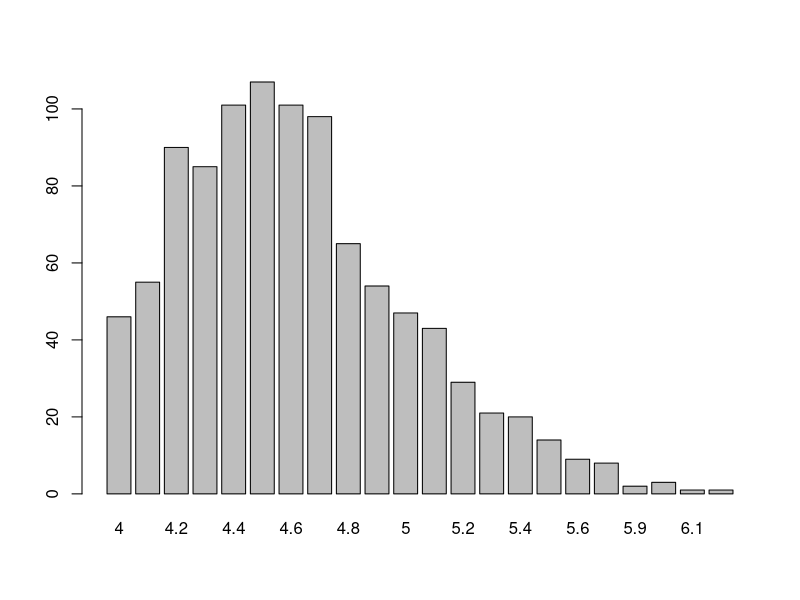
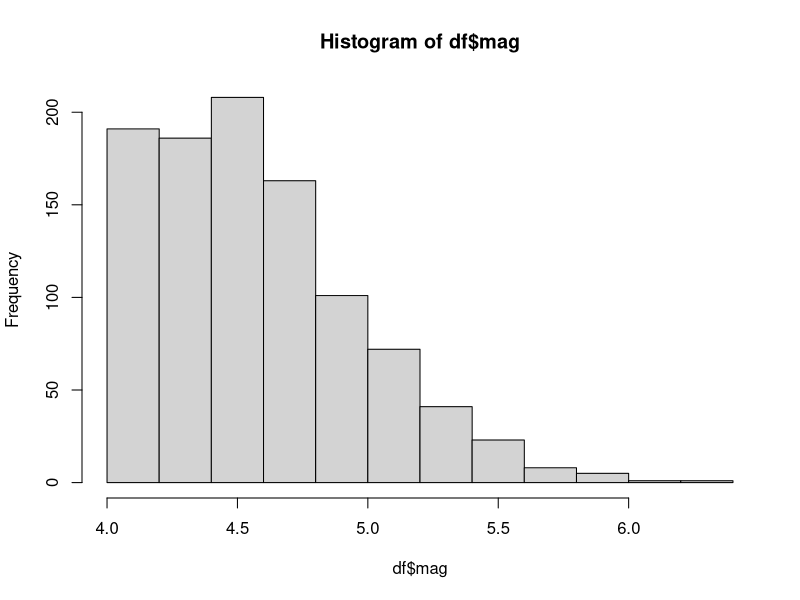
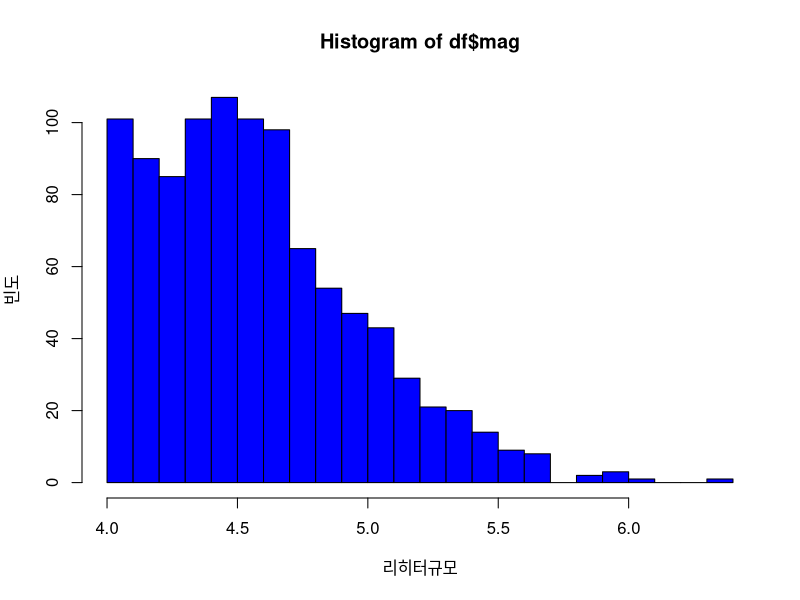
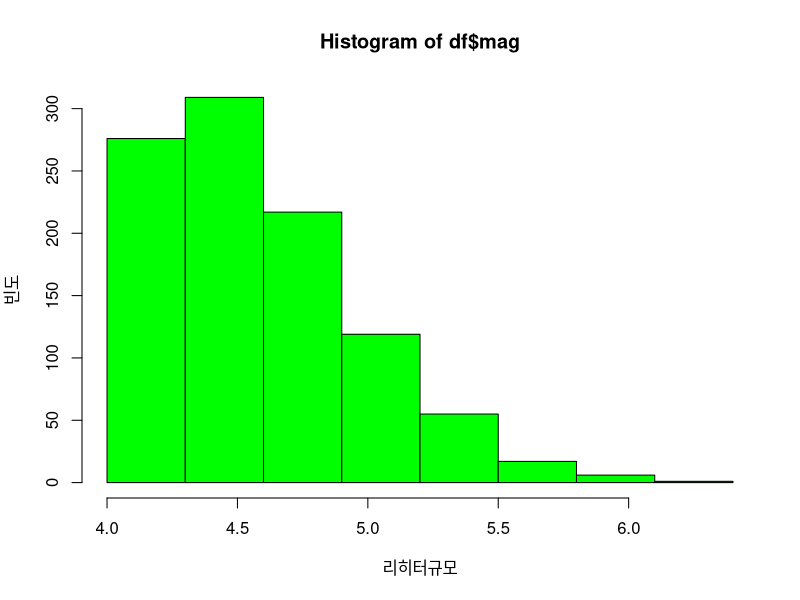
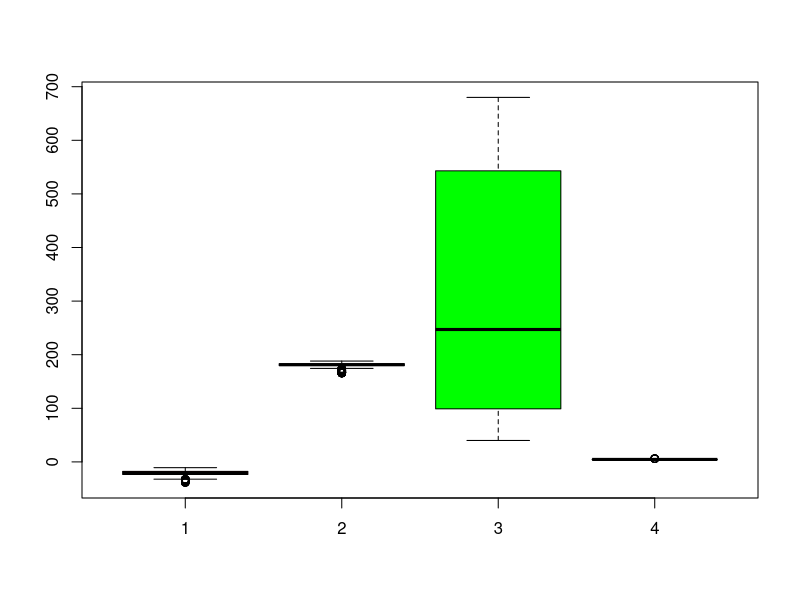
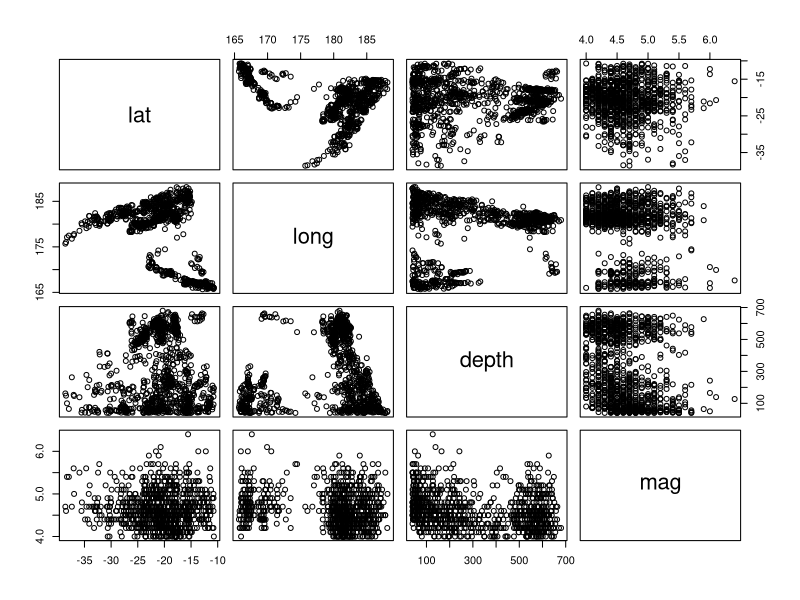

Write R code to recreate these figures, in order.
## ---- chunk 1
x <- seq(5.0, -11.0, -0.3)
x
y <- x[length(x):1]
y
## ---- chunk 2
x <- c(seq(3, 6, length.out=5), rep(c(2, -5.1, -33), 2), 7 / 42 + 2)
x
y <- x[c(-1, -length(x))]
y
z <- sort(x, decreasing = TRUE)
z
## ---- chunk 3
A <- matrix(c(4.3, 3.1, 8.2, 8.2, 3.2, 0.9, 1.6, 6.5), 4, 2)
A
B <- rbind(c(4.3, 3.2), c(3.1, 0.9), c(8.2, 1.6), c(8.2, 6.5))
B
A[, 2] <- sort(A[, 2])
A
for (n in 1:ncol(A)) {
  A[, n] <- sort(A[, n])
}
A
## ---- chunk 4
df <- data.frame(
  person=c("Stan", "Francine", "Steve", "Roger", "Hayley", "Klaus"),
  sex=factor(c('M', 'F', 'M', 'M', 'F', 'M')),
  funny=factor(c('High', 'Mid', 'Low', 'High', 'Mid', 'Mid'), levels=c('Low', 'Mid', 'High'), ordered=TRUE)
)
str(df)
df['gpa'] <- c(3.5, 3.5, 3.0, 4.1, 2.8, 3.9)
df
yo <- df[substr(df$person, 1, 1) == 'S', ]
yo
df['sex'] <- ifelse(df['sex'] == 'M', 0, 1)
df
## ---- chunk 5
sortMatrix <- function(A) {
  for (n in 1:ncol(A)) {
    A[, n] <- sort(A[, n])
  }
  return (A)
}

mat <- matrix(c(4.3, 3.1, 8.2, 8.2, 3.2, 0.9, 1.6, 6.5), 4, 2)
mat <- sortMatrix(mat)
mat
## ---- chunk 6
df <- data.frame(quakes)
str(df)
mean(df$mag)
median(df$mag)
tab <- table(df$mag)
which(tab == max(tab))
summary(df$mag)
var(df$mag)
sd(df$mag)
IQR(df$mag)
cv <- sd(df$mag) / mean(df$mag)
cv
table(df$mag)
barplot(table(df$mag))
hist(df$mag)
x_grid1 = seq(4, 6.4, 0.1)
x_grid2 = seq(4, 6.4, 0.3)
hist(df$mag, breaks = x_grid1, col='blue', xlab='리히터규모', ylab='빈도')
hist(df$mag, breaks = x_grid2, col='green', xlab='리히터규모', ylab='빈도')
boxplot(df$lat, df$long, df$depth, df$mag, col=c('red', 'blue', 'green', 'yellow'))
pairs(df[, c("lat", "long", "depth", "mag")])
